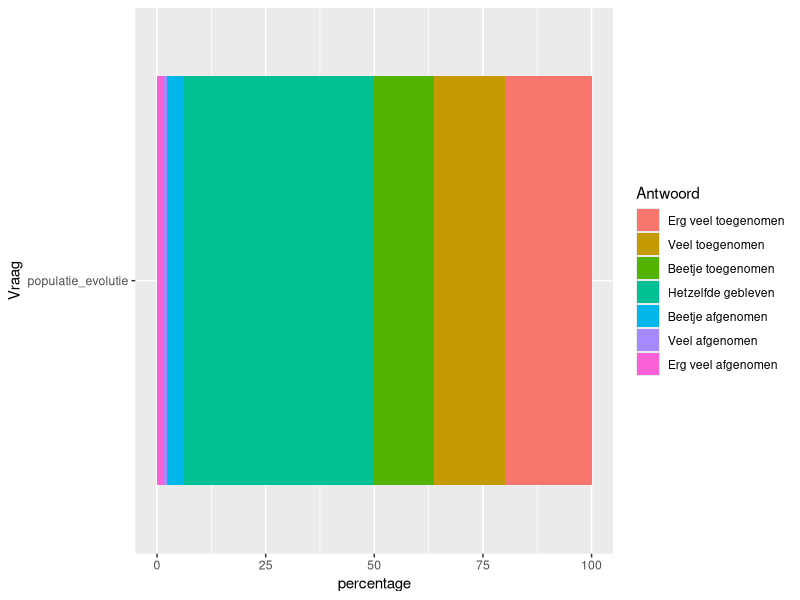

Here is the R script that generated this plot:
## ---- chunk 1
library(tidyverse)
library(ggplot2)
## ---- chunk 2
Data_inschatting <- read.csv("./dashboard/input/maatschappelijke_draagkracht/Data_inschatting.csv")
## ---- chunk 3
Popgroei_inschatting <- Data_inschatting %>%
  filter(Vraag == "populatie_evolutie")

Popgroei_inschatting$Antwoord <- factor(Popgroei_inschatting$Antwoord , 
                                    levels = c('Erg veel toegenomen','Veel toegenomen',
                                               'Beetje toegenomen', 'Hetzelfde gebleven',
                                               'Beetje afgenomen', 'Veel afgenomen',
                                               'Erg veel afgenomen'))

plot_inschatting_Popgroei <- ggplot(data = Popgroei_inschatting[order(Popgroei_inschatting$Score), ],
                           aes(x = percentage,
                               y = Vraag,
                               fill = Antwoord)) +
  geom_bar(stat = "identity", 
           position = "stack")

plot_inschatting_Popgroei

